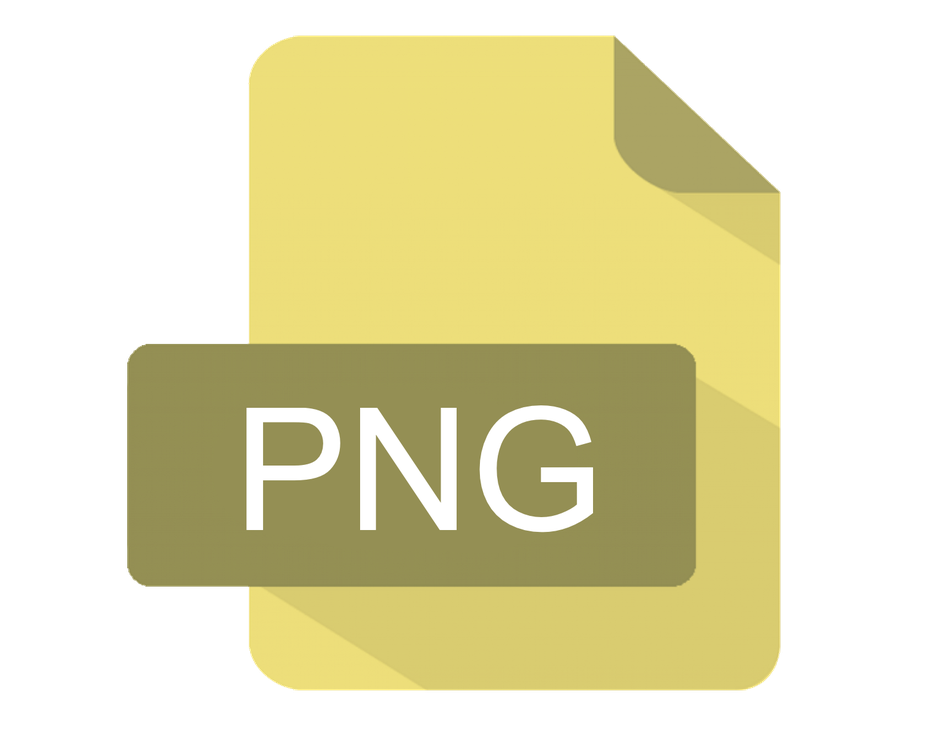
#> input picture convert/PNG.png, 947 x 745 px, shrunk from 1541 x 1213 before the run; its folder holds only this picture in this run
$ python main.py
#> lines starting #> are read from the running program, lines starting #| are printed output that depends on the picture
from PIL import Image
import os

if os.path.isdir(os.getcwd() + "/out/"):
    pass
else:
    os.mkdir(os.getcwd() + "/out/")

files = os.getcwd() + '/convert/'
out = os.getcwd() + '/out/'

for file in os.listdir(files):
    if file.endswith('.png'):
        f = Image.open(files + file).convert("RGB")
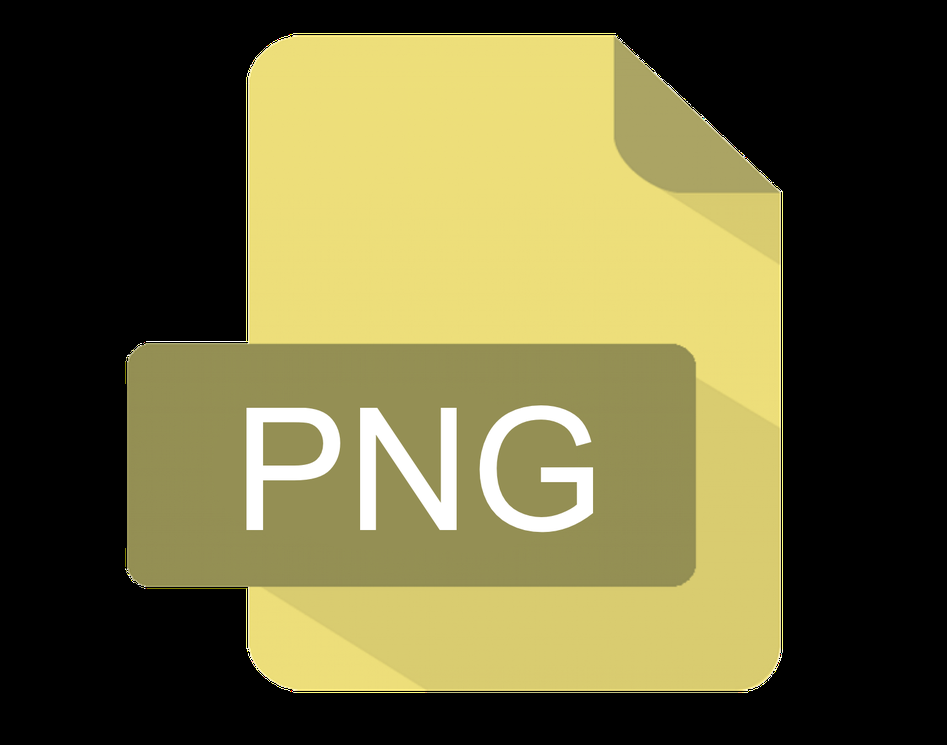
#> f: PIL image 947x745 RGB; mean R, G, B 105.1, 99.8, 58.6
        f.save(out + file[:-4] + '.jpg')
